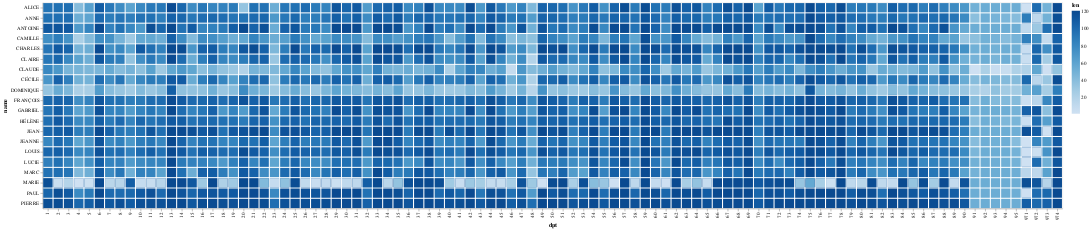

Notebook source saved alongside this figure:
### Code cell
alt.Chart(name_dpt_sexe).mark_bar().encode(
    alt.X("dpt:N"),
    alt.Y("name:N"),
    alt.Color("len:Q"),
)

### Figure 1 — Vega-Lite specification as saved in the notebook (floating-point values rounded to 4 significant figures; data arrays with more than 128 entries replaced by an {"elided": "..."} marker saying what was removed)
{"config": {"view": {"continuousWidth": 300, "continuousHeight": 300}}, "data": {"name": "data-0f2d0c9f79f1b835757e7c04fb86293b"}, "mark": {"type": "bar"}, "encoding": {"color": {"field": "len", "type": "quantitative"}, "x": {"field": "dpt", "type": "nominal"}, "y": {"field": "name", "type": "nominal"}}, "$schema": "https://vega.github.io/schema/vega-lite/v5.20.1.json", "datasets": {"data-0f2d0c9f79f1b835757e7c04fb86293b": {"elided": "2404 records"}}}
